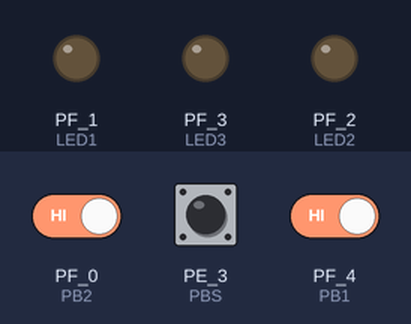
Recording of a sketch running on a simulated TI Tiva C LaunchPad. Parts: output pins drawn as LEDs (lit = HIGH). The inputs (shaded band) are chosen by the test bench; at power-on: PE_3 (PBS) HIGH, PF_0 (PB2) HIGH, PF_4 (PB1) HIGH.

Above: at 1.2 s.
1.3 s: PE_3 (PBS) pulled LOW for 0.15 s
At 1.7 s:
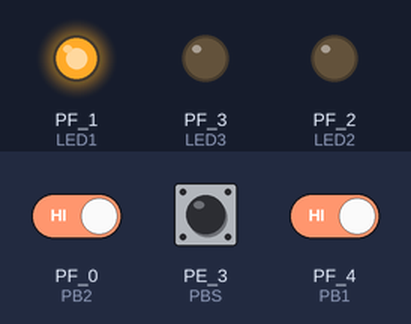
4.4 s: PE_3 (PBS) pulled LOW for 1 s
At 6.0 s:
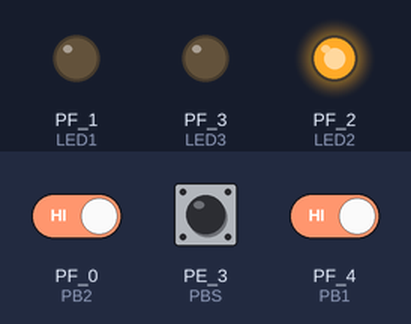
8.4 s: PE_3 (PBS) pulled LOW for 3.2 s
At 11.1 s:
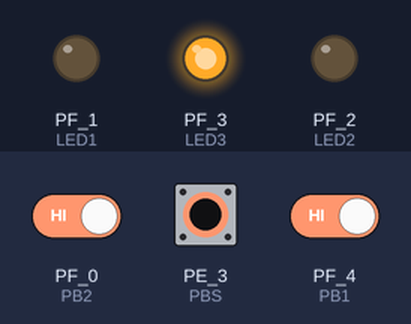
14.6 s: PF_0 (PB2) driven LOW and PF_4 (PB1) driven LOW
At 18.3 s:
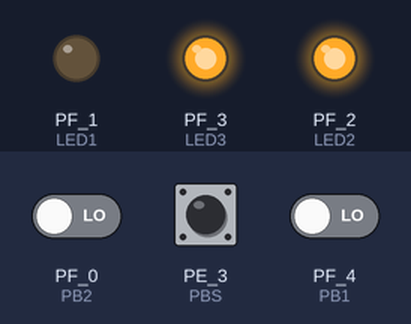
Timing chart, 0 to 18.6 s (numbered marks = the images above; inputs shaded):
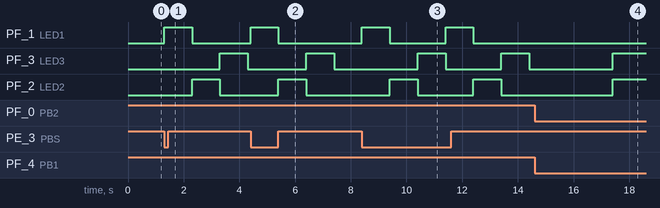

The sketch:

Juego_Carrera_TivaC.ino
```cpp
// Universidad del Valle de Guatemala
// Electrónica Digital 2, Sección 30
// Jonatan E. Chocón Gómez, 18420

// Juego de carrera (Tiva C)

#define LED1 RED_LED
#define LED2 BLUE_LED
#define LED3 GREEN_LED
#define PB1 PUSH1
#define PB2 PUSH2
#define PBS PE_3

uint8_t PJ1 = 0;
uint8_t PJ2 = 0;

int PBSState = 0;
int PB1State = 0;
int PB2State = 0;
int pressPB1 = 0;
int pressPB2 = 0;

void setup(){
  Serial.begin(9600);       // baudaje -> 9600

  pinMode(LED1, OUTPUT);
  pinMode(LED2, OUTPUT);
  pinMode(LED3, OUTPUT);
  pinMode(PB1, INPUT_PULLUP);
  pinMode(PB2, INPUT_PULLUP);
  pinMode(PBS, INPUT_PULLUP);
}

//----------------------------------------------------------------------------------------

void loop(){
  // lectura digital de pushbutton principal
  PBSState = digitalRead(PBS);

  if (PBSState == 0){
    // secuencia de semáforo
    digitalWrite(LED1, HIGH); // rojo encendido - delay 1s entre para cada luz
    digitalWrite(LED2, LOW);
    digitalWrite(LED3, LOW);
    delay(1000);
    digitalWrite(LED1, LOW);  // amarillo (azul) encendido
    digitalWrite(LED2, HIGH);
    digitalWrite(LED3, LOW);
    delay(1000);
    digitalWrite(LED1, LOW);  // verde encendido
    digitalWrite(LED2, LOW);
    digitalWrite(LED3, HIGH);
    delay(1000);
    digitalWrite(LED1, LOW);  // todos apagados
    digitalWrite(LED2, LOW);
    digitalWrite(LED3, LOW);
    }
  //----------------------------------------------------------------------------------------
  // lectura digital de pushbutton SW1
  PB1State = digitalRead(PB1);

  // se presionó el botón? (progra de antirebote)
  if(PB1State == 0){
    pressPB1 = 1;
  }
  if(PB1State == LOW && pressPB1 == 1){
    if (PJ1 == 0) {
      PJ1 = 1;
      }
    PJ1 = PJ1<<1;   // corrimiento de bits, para aumento en decadas
    pressPB1 = 0;
    delay(200);
  }
  //----------------------------------------------------------------------------------------
  // lectura digital de pushbutton SW2
  PB2State = digitalRead(PB2);

  // se presionó el botón? (progra de antirebote)
  if(PB2State == 0){
    pressPB2 = 1;
  }
  if(PB2State == LOW && pressPB2 == 1){
    if (PJ2 == 0) {
      PJ2 = 1;
      }
    PJ2 = PJ2<<1;   // corrimiento de bits, para aumento en decadas
    pressPB2 = 0;
    delay(200);
  }
  //----------------------------------------------------------------------------------------
  // se enciende bit final?
  if (PJ1 == 128){
    digitalWrite(LED3, HIGH);   // gana jugador 1
    }
  if (PJ2 == 128){
    digitalWrite(LED2, HIGH);   // gana jugador 2
    }
}
```

Measured:
- after the input at 1.3 s, PF_1 (LED1): LOW → HIGH at once, → LOW 1.0 s later; PF_3 (LED3): LOW → HIGH after 2.0 s, → LOW 1.0 s later; PF_2 (LED2): LOW → HIGH after 1.0 s, → LOW 1.0 s later
- after the input at 4.4 s, PF_1 (LED1): LOW → HIGH at once, → LOW 1.0 s later; PF_3 (LED3): LOW → HIGH after 2.0 s, → LOW 1.0 s later; PF_2 (LED2): LOW → HIGH after 1.0 s, → LOW 1.0 s later
- after the input at 8.4 s, PF_1 (LED1): alternates HIGH for 1.0 s and LOW for 2.0 s, starting at once; PF_3 (LED3): alternates HIGH for 1.0 s and LOW for 2.0 s, starting after 2.0 s; PF_2 (LED2): alternates HIGH for 1.0 s and LOW for 2.0 s, starting after 1.0 s
- after the input at 14.6 s, PF_3 (LED3), PF_2 (LED2): LOW → HIGH after 2.8 s
